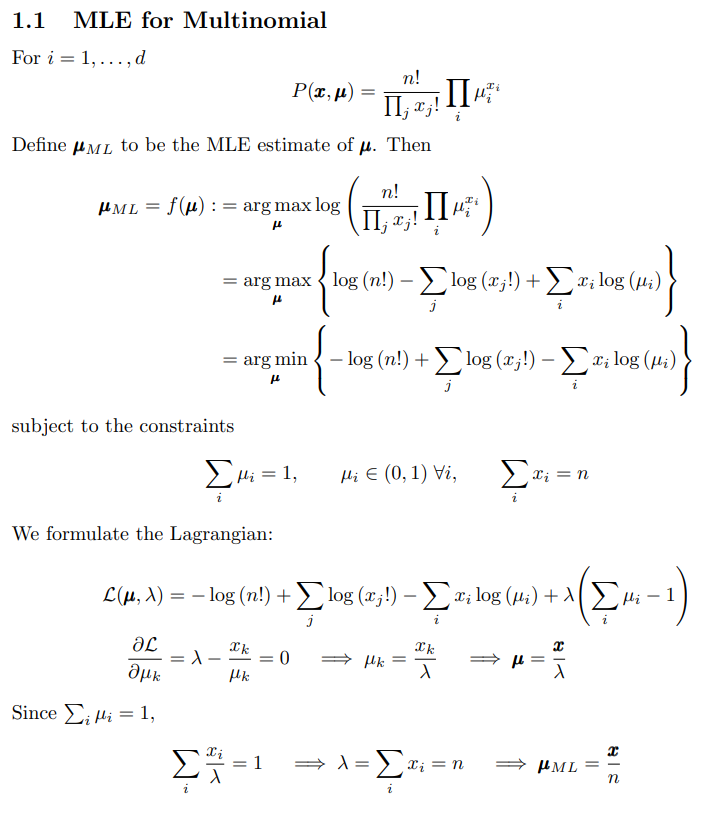
#> input picture images/1.1-sol.png, 706 x 832 px; its folder holds 4 pictures in this run
$ python asdf.py
#> lines starting #> are read from the running program, lines starting #| are printed output that depends on the picture
from PIL import Image, ImageOps
import os


def resize_images_in_folder(folder_path, new_width):
#> called with folder_path = '../images', new_width = 1000
    for filename in os.listdir(folder_path):
        if filename.lower().endswith((".png", ".jpg", ".jpeg", ".gif", ".bmp")):
            full_path = os.path.join(folder_path, filename)
            with Image.open(full_path) as img:
                # Calculate the new height to maintain the aspect ratio
#> img is the input picture: PIL image 706x832 RGBA; mean R, G, B, A 249, 249, 249, 255
                width_percent = new_width / float(img.size[0])
#> width_percent = 1.42
                new_height = int((float(img.size[1]) * float(width_percent)))
#> new_height = 1178

                # Resize the image using LANCZOS resampling
                img = img.resize((new_width, new_height), Image.Resampling.LANCZOS)
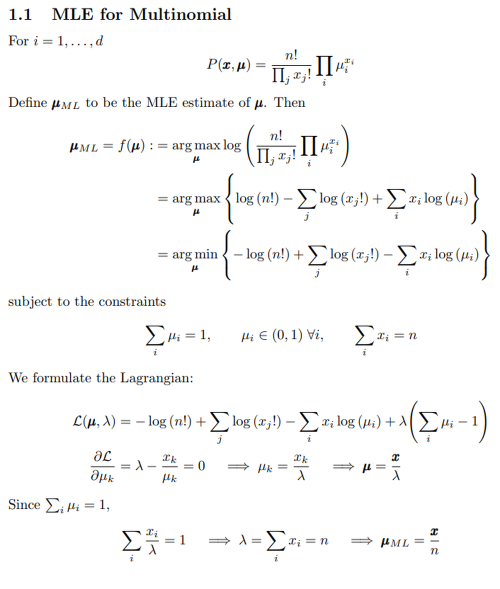
#> img: PIL image 1000x1178 RGBA (shown at 1/2 size); mean R, G, B, A 248.8, 248.8, 248.8, 255

                # Save the image, overwriting the existing file
                img.save(full_path)
                print(f"Resized {filename} to {new_width}x{new_height}")
#| Resized 1.1-sol.png to 1000x1178


# Example usage
folder_path = "../images"  # Change this to the path of your images
new_width = 1000  # Set the new width you want for all images
resize_images_in_folder(folder_path, new_width)
